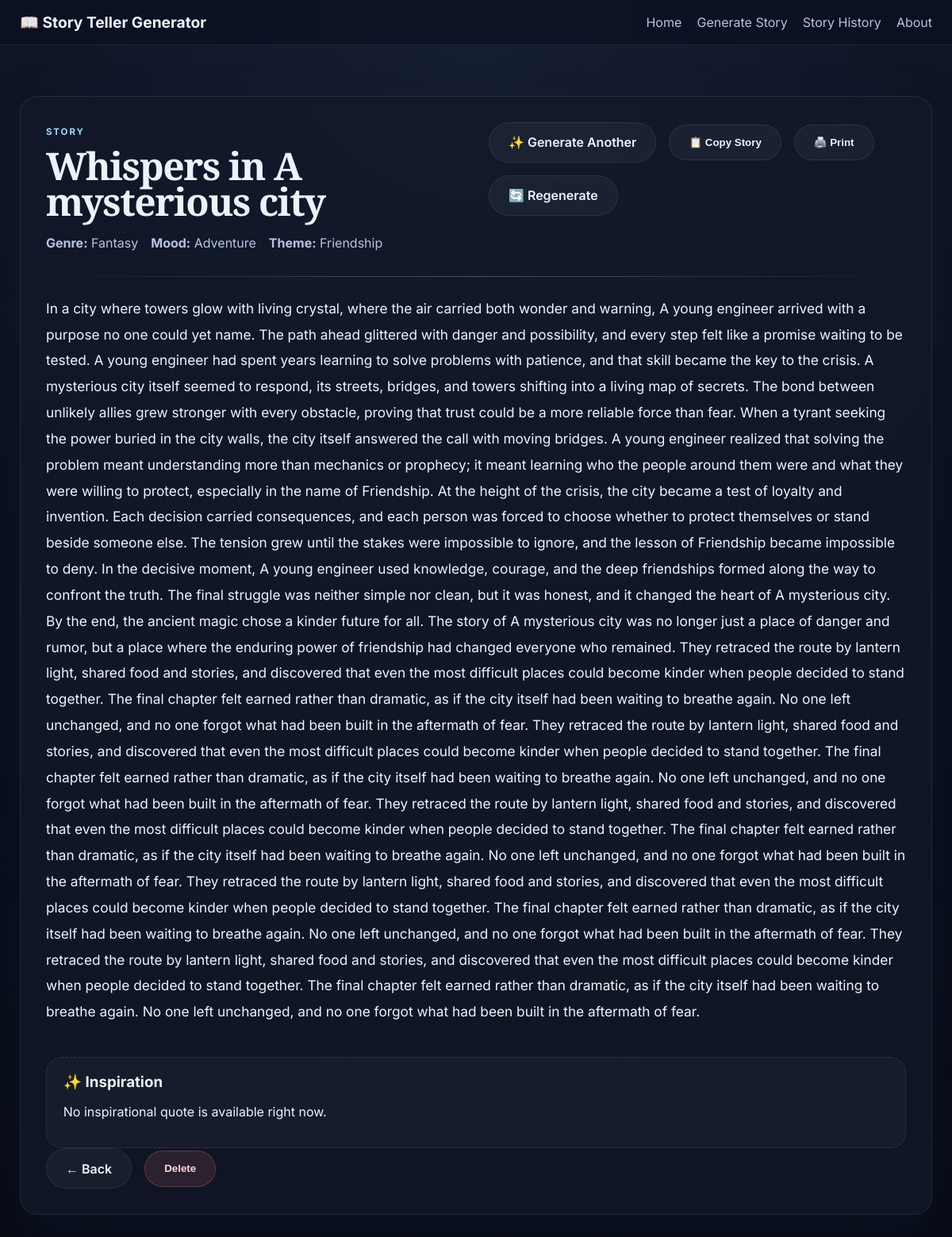
The app's page /stories/1/ with its own data.
### stories/models.py (models this page shows, shortened)
class Story(models.Model):
    genre = models.CharField(max_length=100)
    main_character = models.CharField(max_length=255)
    location = models.CharField(max_length=255)
    theme = models.CharField(max_length=255)
    mood = models.CharField(max_length=100)
    story_length = models.CharField(max_length=50)
    title = models.CharField(max_length=255)
    content = models.TextField()
    quote = models.TextField(blank=True)
    quote_author = models.CharField(max_length=255, blank=True)
    created_at = models.DateTimeField(auto_now_add=True)
    class Meta:
        ordering = ['-created_at']

### stories/views.py (the view)
# urls.py: path('stories/<int:pk>/', views.story_detail, name='story_detail'),
def story_detail(request, pk):
    story = get_object_or_404(Story, pk=pk)
    quote = {'quote': story.quote, 'author': story.quote_author} if story.quote else {'quote': '', 'author': ''}
    return render(request, 'stories/story_detail.html', {'story': story, 'quote': quote, 'show_quote': bool(story.quote)})

### stories/templates/stories/story_detail.html (shortened to what this page needs)
{% extends 'stories/base.html' %}
{% block content %}
<div class="container page-padding">
    <article class="story-reader glass-card">
        <div class="story-header-row">
            <div>
                <span class="eyebrow">Story</span>
                <h1>{{ story.title }}</h1>
            </div>
            <div class="story-actions">
                <a href="{% url 'generate_story' %}" class="secondary-btn">✨ Generate Another</a>
                <button type="button" class="secondary-btn" id="copy-story-btn">📋 Copy Story</button>
                <button type="button" class="secondary-btn" onclick="window.print()">🖨️ Print</button>
                <a href="{% url 'story_detail' story.pk %}" class="secondary-btn">🔄 Regenerate</a>
            </div>
        </div>
        <div class="story-meta">
            <span><strong>Genre:</strong> {{ story.genre }}</span>
            <span><strong>Mood:</strong> {{ story.mood }}</span>
            <span><strong>Theme:</strong> {{ story.theme }}</span>
        </div>
        <div class="story-divider"></div>
        <div class="story-content" id="story-content">{{ story.content|linebreaksbr }}</div>
        {% if show_quote %}
        <div class="quote-box">
            <h3>✨ Inspiration</h3>
            <p class="quote-text">“{{ quote.quote }}”</p>
            <p class="quote-author">— {{ quote.author }}</p>
            <small>Quote provided by public quote API</small>
        </div>
        {% else %}
        <div class="quote-box quote-empty">
            <h3>✨ Inspiration</h3>
            <p>No inspirational quote is available right now.</p>
        </div>
        {% endif %}
        <div class="story-footer-actions">
            <a href="{% url 'story_history' %}" class="secondary-btn">← Back</a>
            <form method="post" action="{% url 'story_delete' story.pk %}" class="inline-form">
                <button type="submit" class="danger-btn">Delete</button>
            </form>
        </div>
    </article>
</div>
{% endblock %}

### stories/static/stories/css/style.css (style rules this page uses)
:root { --bg: #0b1020; --bg-alt: #121b2d; --panel: rgba(18, 25, 42, 0.78); --panel-strong: rgba(29, 40, 64, 0.86); --text: #edf2ff; --muted: #b6c3e3; --primary: #9c7bff; --primary-soft: #d7ccff; --accent: #8de4ff; --danger: #ff7d7d; --border: rgba(255,255,255,0.08); --shadow: 0 22px 50px rgba(15, 24, 42, 0.55); }
* { box-sizing: border-box; }
html { scroll-behavior: smooth; }
body { margin: 0; font-family: 'Inter', sans-serif; background: radial-gradient(circle at top, #171f34 0%, #0b1020 50%, #070b14 100%); color: var(--text); min-height: 100vh; }
a { text-decoration: none; }
.container { width: min(1150px, calc(100% - 2rem)); margin: 0 auto; }
.page-padding { padding: 4rem 0; }
.eyebrow { display: inline-block; letter-spacing: 0.12rem; text-transform: uppercase; color: var(--accent); font-size: 0.72rem; font-weight: 700; margin-bottom: 0.9rem; }
.hero-copy h1, .section-heading h2, .story-reader h1 { font-family: 'Cormorant Garamond', serif; font-weight: 700; line-height: 0.93; letter-spacing: -0.03em; margin: 0 0 1rem; }
.hero-actions, .story-actions, .form-actions, .history-actions, .confirm-actions, .story-footer-actions { display: flex; gap: 1rem; flex-wrap: wrap; align-items: center; }
.primary-btn, .secondary-btn, .danger-btn { border: none; border-radius: 999px; padding: 0.9rem 1.5rem; font-weight: 600; transition: transform 0.2s ease, box-shadow 0.2s ease, opacity 0.2s ease; cursor: pointer; display: inline-flex; align-items: center; justify-content: center; }
.secondary-btn { background: rgba(255,255,255,0.04); border: 1px solid var(--border); color: var(--text); }
.danger-btn { background: rgba(255, 125, 125, 0.12); color: #ffd7d7; border: 1px solid rgba(255, 125, 125, 0.25); }
.glass-card, .card { background: var(--panel); border: 1px solid var(--border); border-radius: 22px; box-shadow: var(--shadow); }
.story-reader { padding: 2rem; }
.story-header-row { display: flex; justify-content: space-between; align-items: flex-start; gap: 1rem; margin-bottom: 1.2rem; }
.story-reader h1 { font-size: clamp(2.5rem, 4vw, 4rem); margin: 0; }
.story-meta { display: flex; flex-wrap: wrap; gap: 1rem; color: var(--muted); margin: 1rem 0 2rem; }
.story-divider { height: 1px; background: linear-gradient(90deg, transparent, rgba(255,255,255,0.25), transparent); margin: 1.5rem 0; }
.story-content { font-size: 1.08rem; line-height: 1.9; color: #edf3ff; white-space: pre-line; }
.quote-box { margin-top: 2.5rem; background: linear-gradient(135deg, rgba(156, 123, 255, 0.13), rgba(141, 228, 255, 0.08)); border: 1px solid rgba(156, 123, 255, 0.22); border-radius: 20px; padding: 1.2rem 1.3rem; }
.quote-box h3 { margin-top: 0; margin-bottom: 0.8rem; }
.quote-empty { background: rgba(255,255,255,0.03); border-style: dashed; }
.inline-form { display: inline; }

### records on screen
Story: title "Whispers in A mysterious city", genre "Fantasy", mood "Adventure", theme "Friendship", content "In a city where towers glow with living crystal, where the air carried both wonder and warning, A young engineer arrived with a purpose no one could yet name. The path ahead glittered with danger and possibility, and every step felt like a promise waiting to be tested. A young engineer had spent years learning to solve problems with patience, and that skill became the key to the crisis. A mysterious city itself seemed to respond, its streets, bridges, and towers shifting into a living map of secrets. The bond between unlikely allies grew stronger with every obstacle, proving that trust could be a more reliable force than fear. When a tyrant seeking the power buried in the city walls, the…"
